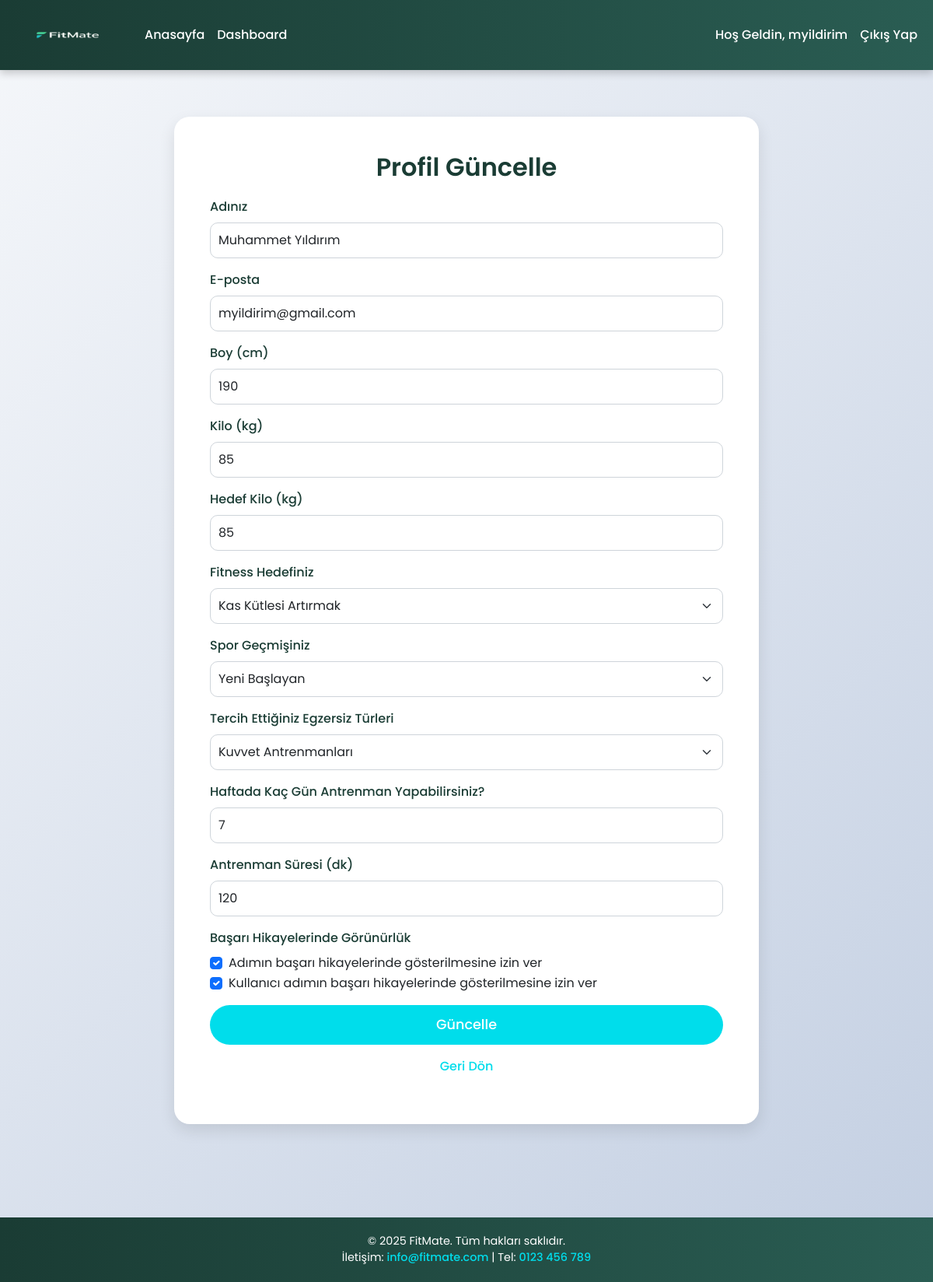
The app's page /update_profile.php (signed in) with its own data.
### tables this page shows
CREATE TABLE IF NOT EXISTS `users` (
  `id` int NOT NULL AUTO_INCREMENT,
  `username` varchar(50) NOT NULL,
  `password` varchar(255) NOT NULL,
  `email` varchar(100) NOT NULL,
  `height` float NOT NULL,
  `weight` float NOT NULL,
  `bmi` float DEFAULT NULL,
  `fitness_goal` varchar(50) DEFAULT NULL,
  `experience_level` varchar(50) DEFAULT NULL,
  `preferred_exercises` varchar(50) DEFAULT NULL,
  `workout_days` int DEFAULT NULL,
  `workout_duration` int DEFAULT NULL,
  `target_weight` float DEFAULT NULL,
  `target_set_date` date DEFAULT NULL,
  `target_achieved_date` date DEFAULT NULL,
  `show_name_in_success` tinyint(1) DEFAULT '0',
  `show_username_in_success` tinyint(1) DEFAULT '0',
  `name` varchar(255) DEFAULT NULL,
  `is_admin` tinyint(1) DEFAULT '0',
  PRIMARY KEY (`id`),
  UNIQUE KEY `username` (`username`),
  UNIQUE KEY `email` (`email`)
);

### update_profile.php (the view, shortened to what this page needs)
<?php
$servername = "localhost";
$username = "root";
$password = "";
$dbname = "fitness_db";
$conn = new mysqli($servername, $username, $password, $dbname);
$username = $_SESSION['username'];
$stmt = $conn->prepare("SELECT * FROM users WHERE username = ?");
$stmt->bind_param("s", $username);
$stmt->execute();
$result = $stmt->get_result();
if ($result->num_rows > 0) {
    $row = $result->fetch_assoc();
    $name = $row['name'];
    $email = $row['email'];
    $height = $row['height'];
    $weight = $row['weight'];
    $fitness_goal = $row['fitness_goal'];
    $experience_level = $row['experience_level'];
    $preferred_exercises = $row['preferred_exercises'];
    $workout_days = $row['workout_days'];
    $workout_duration = $row['workout_duration'];
    $target_weight = $row['target_weight'];
    $show_name_in_success = $row['show_name_in_success'];
    $show_username_in_success = $row['show_username_in_success'];
} else {
    echo "Kullanıcı bulunamadı!";
    exit();
}
?>
<!DOCTYPE html>
<html lang="tr">
<head>
    <link href="https://cdn.jsdelivr.net/npm/bootstrap@5.3.0/dist/css/bootstrap.min.css" rel="stylesheet">
    <link href="https://unpkg.com/aos@2.3.1/dist/aos.css" rel="stylesheet">
    <link rel="stylesheet" href="https://cdnjs.cloudflare.com/ajax/libs/font-awesome/6.4.0/css/all.min.css">
</head>
<body>
    <nav class="navbar navbar-expand-lg navbar-dark">
        <div class="container-fluid">
            <a class="navbar-brand" href="index.php">
                <img src="images/logo2.png" alt="Fitness App Logo" class="navbar-logo">
            </a>
            <div class="collapse navbar-collapse" id="navbarNav">
                <ul class="navbar-nav me-auto">
                    <li class="nav-item">
                        <a class="nav-link" href="index.php">Anasayfa</a>
                    </li>
                    <li class="nav-item">
                        <a class="nav-link" href="dashboard.php">Dashboard</a>
                    </li>
                </ul>
                <ul class="navbar-nav">
                    <?php if (isset($_SESSION['username'])): ?>
                        <li class="nav-item">
                            <a class="nav-link" href="dashboard.php">Hoş Geldin, <?php echo $_SESSION['username']; ?></a>
                        </li>
                        <li class="nav-item">
                            <a class="nav-link" href="logout.php">Çıkış Yap</a>
                        </li>
                    <?php endif; ?>
                </ul>
            </div>
        </div>
    </nav>
    <div class="content">
        <div class="container update-section">
            <div class="row justify-content-center">
                <div class="col-md-8">
                    <div class="card update-card" data-aos="fade-up" data-aos-duration="1000">
                        <div class="card-body">
                            <h2 class="text-center">Profil Güncelle</h2>
                            <form action="update_profile.php" method="POST">
                                <div class="mb-3">
                                    <label for="name" class="form-label">Adınız</label>
                                    <input type="text" class="form-control" id="name" name="name" value="<?php echo htmlspecialchars($name ?? ''); ?>" placeholder="Adınızı girin (isteğe bağlı)">
                                </div>
                                <div class="mb-3">
                                    <label for="email" class="form-label">E-posta</label>
                                    <input type="email" class="form-control" id="email" name="email" value="<?php echo htmlspecialchars($email); ?>" required>
                                </div>
                                <div class="mb-3">
                                    <label for="height" class="form-label">Boy (cm)</label>
                                    <input type="number" class="form-control" id="height" name="height" step="0.1" value="<?php echo htmlspecialchars($height); ?>" required>
                                </div>
                                <div class="mb-3">
                                    <label for="weight" class="form-label">Kilo (kg)</label>
                                    <input type="number" class="form-control" id="weight" name="weight" step="0.1" value="<?php echo htmlspecialchars($weight); ?>" required>
                                </div>
                                <div class="mb-3">
                                    <label for="target_weight" class="form-label">Hedef Kilo (kg)</label>
                                    <input type="number" class="form-control" id="target_weight" name="target_weight" step="0.1" value="<?php echo htmlspecialchars($target_weight ? $target_weight : ''); ?>" placeholder="Hedef kilonuzu girin (isteğe bağlı)">
                                </div>
                                <div class="mb-3">
                                    <label for="fitness_goal" class="form-label">Fitness Hedefiniz</label>
                                    <select class="form-select" id="fitness_goal" name="fitness_goal" required>
                                        <option value="muscle_gain" <?php if ($fitness_goal == "muscle_gain") echo "selected"; ?>>Kas Kütlesi Artırmak</option>
                                    </select>
                                </div>
                                <div class="mb-3">
                                    <label for="experience_level" class="form-label">Spor Geçmişiniz</label>
                                    <select class="form-select" id="experience_level" name="experience_level" required>
                                        <option value="beginner" <?php if ($experience_level == "beginner") echo "selected"; ?>>Yeni Başlayan</option>
                                    </select>
                                </div>
                                <div class="mb-3">
                                    <label for="preferred_exercises" class="form-label">Tercih Ettiğiniz Egzersiz Türleri</label>
                                    <select class="form-select" id="preferred_exercises" name="preferred_exercises" required>
                                        <option value="strength" <?php if ($preferred_exercises == "strength") echo "selected"; ?>>Kuvvet Antrenmanları</option>
                                    </select>
                                </div>
                                <div class="mb-3">
                                    <label for="workout_days" class="form-label">Haftada Kaç Gün Antrenman Yapabilirsiniz?</label>
                                    <input type="number" class="form-control" id="workout_days" name="workout_days" min="1" max="7" value="<?php echo htmlspecialchars($workout_days); ?>" required>
                                </div>
                                <div class="mb-3">
                                    <label for="workout_duration" class="form-label">Antrenman Süresi (dk)</label>
                                    <input type="number" class="form-control" id="workout_duration" name="workout_duration" min="30" max="120" value="<?php echo htmlspecialchars($workout_duration); ?>" required>
                                </div>
                                <div class="mb-3">
                                    <label class="form-label">Başarı Hikayelerinde Görünürlük</label>
                                    <div class="form-check">
                                        <input class="form-check-input" type="checkbox" id="show_name_in_success" name="show_name_in_success" <?php if ($show_name_in_success) echo "checked"; ?>>
                                        <label class="form-check-label" for="show_name_in_success">
                                            Adımın başarı hikayelerinde gösterilmesine izin ver
                                        </label>
                                    </div>
                                    <div class="form-check">
                                        <input class="form-check-input" type="checkbox" id="show_username_in_success" name="show_username_in_success" <?php if ($show_username_in_success) echo "checked"; ?>>
                                        <label class="form-check-label" for="show_username_in_success">
                                            Kullanıcı adımın başarı hikayelerinde gösterilmesine izin ver
                                        </label>
                                    </div>
                                </div>
                                <button type="submit" class="btn btn-success w-100">Güncelle</button>
                            </form>
                            <p class="mt-3 text-center"><a href="dashboard.php">Geri Dön</a></p>
                        </div>
                    </div>
                </div>
            </div>
        </div>
    </div>
    <footer class="text-center">
        <div class="container">
            <p class="mb-0">© 2025 FitMate. Tüm hakları saklıdır.</p>
            <p class="mb-0">İletişim: <a href="mailto:info@fitmate.com">info@fitmate.com</a> | Tel: <a href="tel:0123456789">0123 456 789</a></p>
        </div>
    </footer>
</body>
</html>

### update_profile.php (style rules this page uses)
html, body { margin: 0; font-family: 'Poppins', sans-serif; background: linear-gradient(135deg, #f5f7fa 0%, #c3cfe2 100%); min-height: 100vh; }
body { display: flex; flex-direction: column; }
.content { flex: 1 0 auto; padding-bottom: 60px; }
footer { flex-shrink: 0; width: 100%; }
.navbar { background: linear-gradient(90deg, #1a3c34 0%, #2a5d53 100%); box-shadow: 0 4px 10px rgba(0, 0, 0, 0.2); padding: 10px 0; position: sticky; top: 0; z-index: 1000; }
.navbar-logo { height: 60px; width: auto; max-width: 250px; transition: transform 0.3s ease; }
.navbar-brand { padding: 5px 15px; display: flex; align-items: center; }
.nav-link { color: #fff !important; font-weight: 500; transition: color 0.3s ease; }
.update-section { padding: 60px 0; }
.update-card { border: none; border-radius: 20px; box-shadow: 0 8px 20px rgba(0, 0, 0, 0.1); background: #fff; padding: 30px; }
.update-card h2 { font-size: 2rem; font-weight: 600; color: #1a3c34; margin-bottom: 20px; }
.form-label { font-weight: 500; color: #1a3c34; }
.form-control, .form-select { border-radius: 10px; border: 1px solid #ced4da; padding: 10px; transition: border-color 0.3s ease, box-shadow 0.3s ease; }
.btn-success { background: #00ddeb; border: none; padding: 12px 30px; font-size: 1.1rem; font-weight: 500; border-radius: 50px; transition: transform 0.3s ease, background 0.3s ease; }
.text-center a { color: #00ddeb; text-decoration: none; font-weight: 500; }
footer { background: linear-gradient(90deg, #1a3c34 0%, #2a5d53 100%); color: white; padding: 20px 0; font-size: 0.9rem; }
footer a { color: #00ddeb; text-decoration: none; }

### records on screen
users: name "Muhammet Yıldırım", email "myildirim@gmail.com", height "190", weight "85", target_weight "85", fitness_goal "Kas Kütlesi Artırmak", experience_level "Yeni Başlayan", preferred_exercises "Kuvvet Antrenmanları", workout_days "7", workout_duration "120", show_name_in_success "☑", show_username_in_success "☑"

### other values on screen
$_SESSION['username'] "myildirim"
